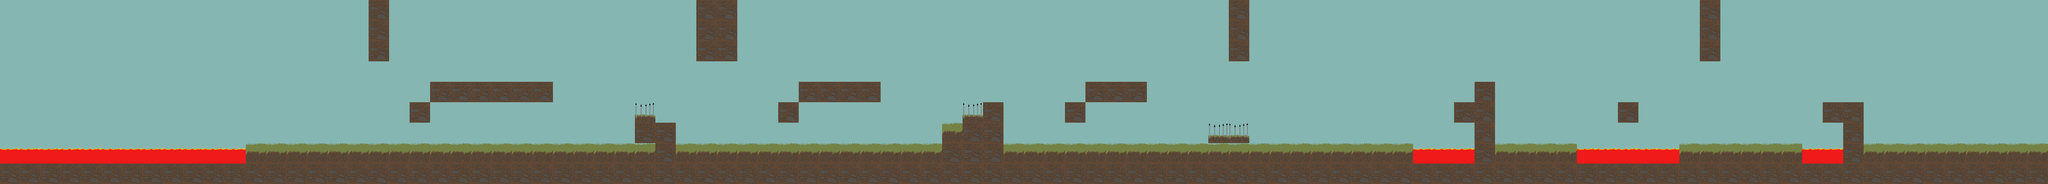

Rendered tile map (Tiled .tmx) drawn with the repository's tilesets; below, a short description and the map source with its tile grids summarised:
An orthogonal 100x9 tile map with 80x80 px tiles, 1 tile layer (Слой тайлов 1) and 35 objects (25x Platform, 7x Damage, Player, BossWall, Boss).

<map version="1.0" tiledversion="1.0.3" orientation="orthogonal" renderorder="right-down" width="100" height="9" tilewidth="80" tileheight="80" nextobjectid="50">
 <tileset firstgid="1" source="tile.tsx" />
 <layer name="Слой тайлов 1" width="100" height="9">
  <data>[900 cells, 900 non-empty, 5 distinct tile ids]</data>
 </layer>
 <objectgroup name="Слой объектов 1">
  <object id="1" type="Player" x="1057.33" y="312" width="80" height="80" rotation="90" />
  <object id="3" type="Platform" x="-156" y="-304" width="8436" height="152" />
  <object id="8" type="BossWall" x="0" y="-152" width="84" height="712" />
  <object id="10" type="Boss" x="376" y="32" width="95" height="95" rotation="90" />
  <object id="11" type="Damage" x="-3.0303" y="563.636" width="954.545" height="72.7273" />
  <object id="12" type="Platform" x="954.545" y="566.667" width="1639.39" height="63.6364" />
  <object id="14" type="Platform" x="1439.39" y="-6.06061" width="78.7879" height="239.394" />
  <object id="17" type="Platform" x="2478.82" y="480.818" width="161.879" height="113.121" />
  <object id="18" type="Platform" x="2721.21" y="-3.0303" width="157.576" height="243.364" />
  <object id="19" type="Platform" x="2624.24" y="563.636" width="1124.24" height="66.6667" />
  <object id="20" type="Platform" x="3678.79" y="478.788" width="163.636" height="81.8182" />
  <object id="21" type="Platform" x="3836.36" y="395.879" width="84.3182" height="249.575" />
  <object id="22" type="Platform" x="3921.21" y="560.606" width="1593.94" height="81.8182" />
  <object id="23" type="Platform" x="5763.64" y="321.212" width="72.7273" height="318.182" />
  <object id="24" type="Platform" x="4803.03" y="-15.1515" width="75.7576" height="248.485" />
  <object id="27" type="Damage" x="4724.24" y="478.788" width="156.97" height="78.7879" />
  <object id="28" type="Damage" x="2484.32" y="413.061" width="72.7273" height="66.6667" />
  <object id="30" type="Damage" x="3754.55" y="400" width="81.8182" height="78.7879" />
  <object id="31" type="Damage" x="5509.09" y="569.697" width="254.545" height="69.697" />
  <object id="32" type="Platform" x="3120.24" y="321.212" width="316.121" height="78.2273" />
  <object id="33" type="Platform" x="4236.36" y="318.182" width="242.424" height="80.7879" />
  <object id="34" type="Platform" x="5830.3" y="566.667" width="324.242" height="60.6061" />
  <object id="35" type="Platform" x="6639.39" y="-3.0303" width="78.7879" height="233.333" />
  <object id="36" type="Platform" x="6551.52" y="563.636" width="493.939" height="66.6667" />
  <object id="37" type="Platform" x="7200" y="461.819" width="80.1212" height="180.606" />
  <object id="38" type="Platform" x="7284.85" y="560.606" width="724.242" height="72.7273" />
  <object id="39" type="Damage" x="6148.48" y="581.818" width="415.152" height="57.5758" />
  <object id="40" type="Damage" x="7042.42" y="578.788" width="160.606" height="42.4242" />
  <object id="41" type="Platform" x="1680.09" y="321.212" width="479.091" height="79.3636" />
  <object id="43" type="Platform" x="3039.33" y="400.667" width="80" height="80" />
  <object id="44" type="Platform" x="1599.67" y="400.667" width="80" height="80" />
  <object id="45" type="Platform" x="4161" y="401" width="78" height="78" />
  <object id="47" type="Platform" x="5680.5" y="400" width="108" height="79" />
  <object id="48" type="Platform" x="6320.5" y="399.5" width="80" height="80" />
  <object id="49" type="Platform" x="7120.5" y="400" width="157.333" height="64.3333" />
 </objectgroup>
</map>
